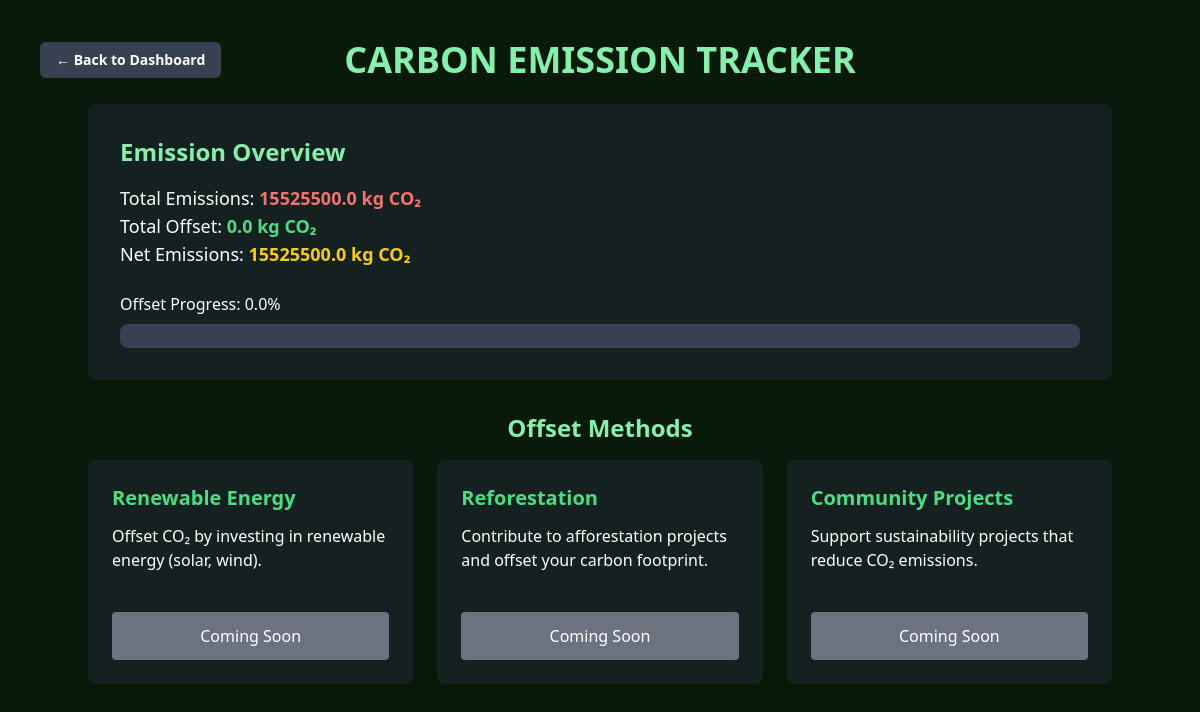
The app's page /offset-emissions (signed in), older data.
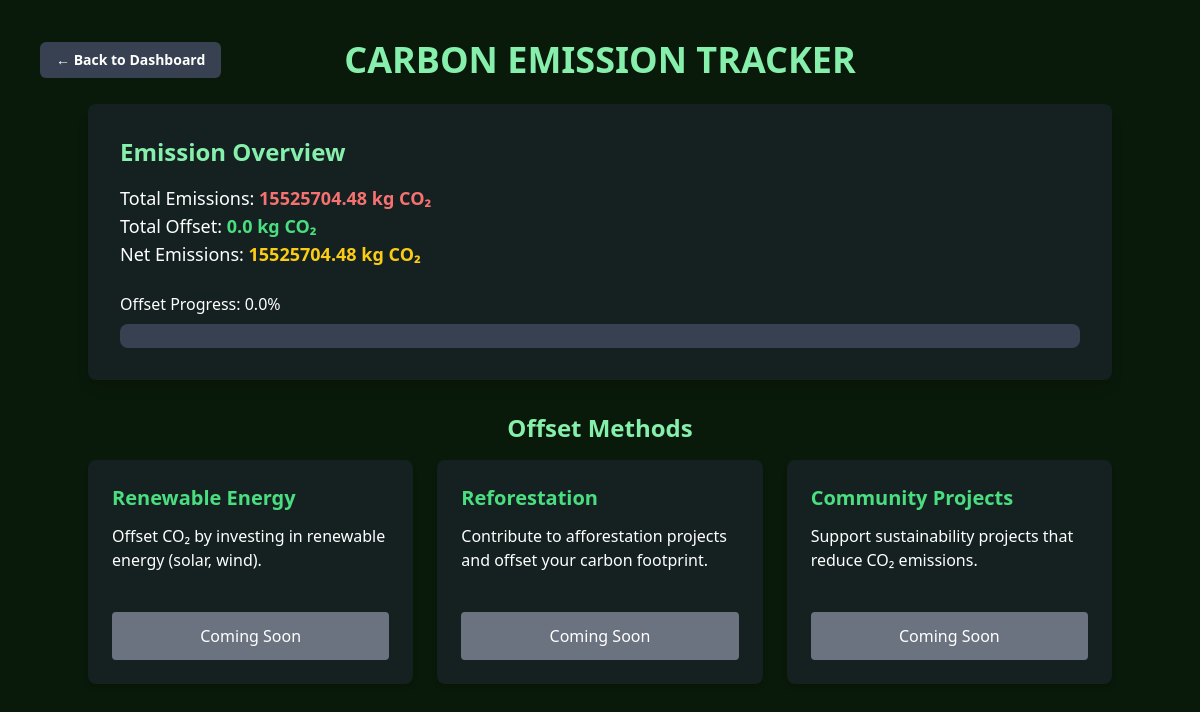
The same page, newer data.
### app.py (models this page shows)
class User(db.Model, UserMixin):
    id = db.Column(db.Integer, primary_key=True)
    name = db.Column(db.String(35), unique=True, nullable=False)
    email = db.Column(db.String(35), unique=True, nullable=False)
    password = db.Column(db.String(200), nullable=False)
    total_emission = db.Column(db.Float, default=0.0)
    green_score = db.Column(db.Float, nullable=False, default=100.0)
    total_offset = db.Column(db.Float, default=0.0)
    net_emission = db.Column(db.Float, default=0.0)
    badges = db.Column(db.String(200), default="")
    def update_emission_and_score(self):
        self.total_offset = sum(offset.amount for offset in self.offsets)
        self.net_emission = max(0, self.total_emission - self.total_offset)
        self.green_score = max(0, 100 - (self.net_emission / 1000) * 100)
        db.session.commit()

### app.py (the view)
@app.route('/offset-emissions')
@login_required
def offset_emissions():
    current_user.update_emission_and_score()
    progress = min(100, (current_user.total_offset / current_user.total_emission) * 100) if current_user.total_emission > 0 else 0
    return render_template('offset-emissions.html',
                           total_emission=current_user.total_emission,
                           total_offset=current_user.total_offset,
                           net_emission=current_user.net_emission,
                           progress=progress)

### app.py (called while the page is built)
@login_manager.user_loader
def load_user(user_id):
    return User.query.get(int(user_id))

### templates/offset-emissions.html (shortened to what this page needs)
<!DOCTYPE html>
<html lang="en">
<head>
    <script src="https://cdn.tailwindcss.com"></script>
</head>
<body class="bg-[#0a1a0a] text-white flex flex-col items-center p-10 min-h-screen">
    <div class="w-full max-w-5xl flex items-center mb-6">
        <a href="/dashboard" class="bg-gray-700 text-white font-bold px-4 py-2 rounded-md hover:bg-gray-900 transition text-sm absolute left-0 ml-10">
            ← Back to Dashboard
        </a>
        <h1 class="text-4xl font-bold text-green-300 uppercase mx-auto">Carbon Emission Tracker</h1>
    </div>
    <div class="bg-gray-800 bg-opacity-50 rounded-lg p-8 mb-8 w-full max-w-5xl shadow-lg">
        <h2 class="text-2xl font-semibold mb-4 text-green-300">Emission Overview</h2>
        <p class="text-lg">Total Emissions: <strong class="text-red-400">{{ total_emission }} kg CO₂</strong></p>
        <p class="text-lg">Total Offset: <strong class="text-green-400">{{ total_offset }} kg CO₂</strong></p>
        <p class="text-lg">Net Emissions: <strong class="text-yellow-400">{{ net_emission }} kg CO₂</strong></p>
        <div class="mt-6">
            <label class="text-md font-medium">Offset Progress: {{ progress }}%</label>
            <div class="w-full h-6 bg-gray-700 rounded-lg mt-2 overflow-hidden">
            </div>
        </div>
    </div>
    <h2 class="text-2xl font-semibold mb-4 text-green-300">Offset Methods</h2>
    <div class="grid grid-cols-3 gap-6 w-full max-w-5xl">
        <div class="bg-gray-800 bg-opacity-50 rounded-lg p-6 shadow-md flex flex-col justify-between h-56">
            <h3 class="text-xl font-semibold text-green-400">Renewable Energy</h3>
            <p class="text-md mt-3">Offset CO₂ by investing in renewable energy (solar, wind).</p>
            <a href="/offset/renewable" class="mt-auto bg-gray-500 text-white py-3 px-5 rounded w-full text-center font-medium cursor-not-allowed">
                Coming Soon
            </a>
        </div>
        <div class="bg-gray-800 bg-opacity-50 rounded-lg p-6 shadow-md flex flex-col justify-between h-56">
            <h3 class="text-xl font-semibold text-green-400">Reforestation</h3>
            <p class="text-md mt-3">Contribute to afforestation projects and offset your carbon footprint.</p>
            <a href="/offset/afforestation" class="mt-auto bg-gray-500 text-white py-3 px-5 rounded w-full text-center font-medium cursor-not-allowed">
                Coming Soon
            </a>
        </div>
        <div class="bg-gray-800 bg-opacity-50 rounded-lg p-6 shadow-md flex flex-col justify-between h-56">
            <h3 class="text-xl font-semibold text-green-400">Community Projects</h3>
            <p class="text-md mt-3">Support sustainability projects that reduce CO₂ emissions.</p>
            <a href="/offset/community" class="mt-auto bg-gray-500 text-white py-3 px-5 rounded w-full text-center font-medium cursor-not-allowed">
                Coming Soon
            </a>
        </div>
    </div>
</body>
</html>

Row changes from the older to the newer data that the page shows:
changed User: total_emission "15525500.0" → "15525704.48"; net_emission "15525500.0" → "15525704.48"
